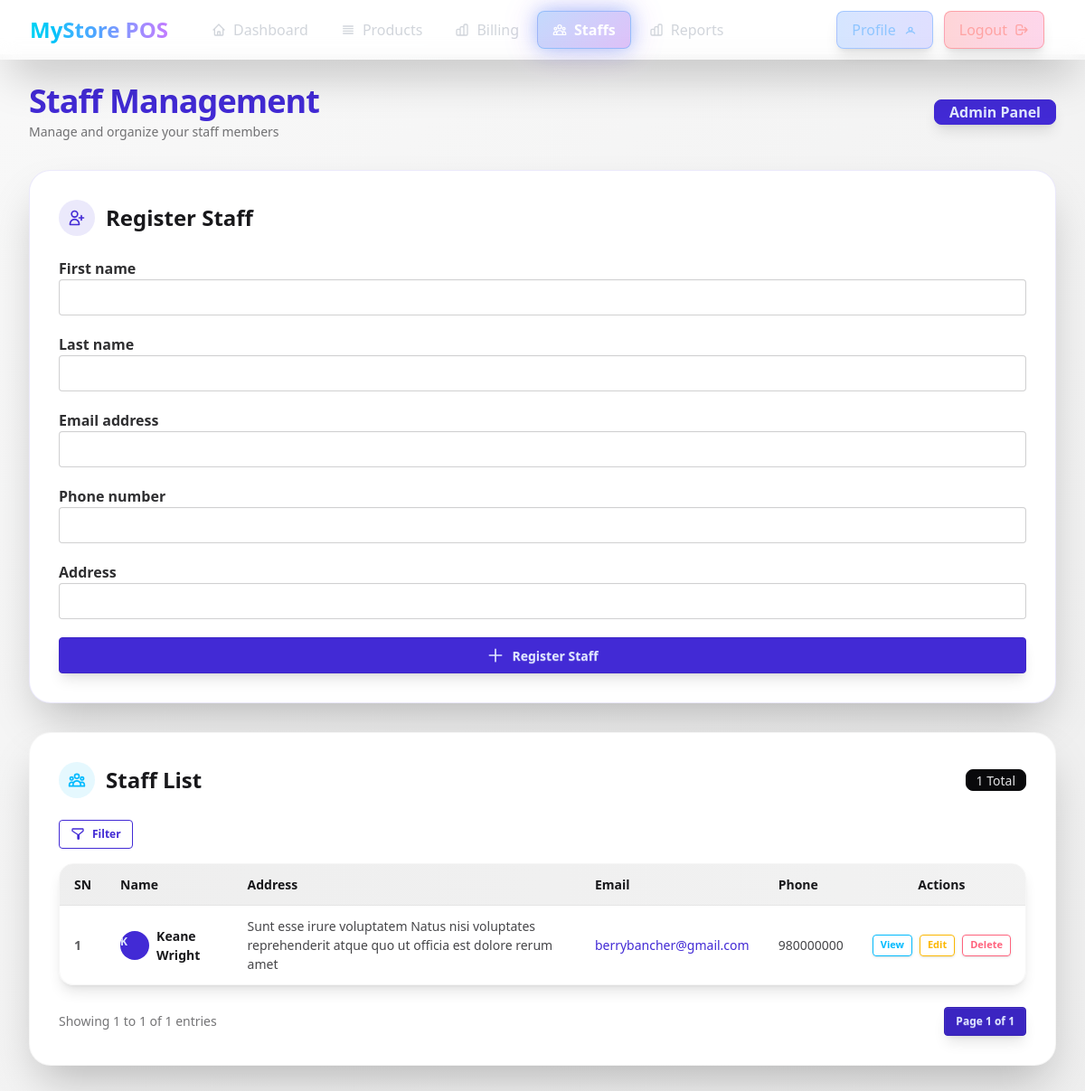
Page /shop/staffs/ (signed in) on the committed database.
### accounts/models.py (models this page shows, shortened)
class CustomUser(AbstractUser):
    class Roles(models.TextChoices):
        SHOP_ADMIN="shop_admin","Shop Admin"
        STAFF="staff","Staff"
    address = models.CharField(max_length=255, null=True, blank=True)
    phone_number = models.CharField(max_length=10, null=True, blank=True)
    profile_pic = models.ImageField(upload_to="profile_pics", null=True, blank=True)
    role=models.CharField(
        max_length=20,
        choices=Roles.choices,
        default=Roles.SHOP_ADMIN,
    )
    workplace = models.ForeignKey(
        'shop.Shop',
        on_delete=models.CASCADE,
        null=True,
        blank=True,
        related_name='staff_members'  # This is fine
    )

### shop/views.py (the view)
# urls.py: path("staffs/", views.staffs, name="staffs"),
def staffs(request):
    if (
        request.method == "POST"
        and request.user.role != CustomUser.Roles.SHOP_ADMIN
    ):
        messages.error(request, "You do not have permission to register staff.")
        return redirect("shop:staffs")
    if request.method == "POST":
        form = StaffRegistrationForm(request.POST, request.FILES, request=request)
        if form.is_valid():
            staff = form.save(commit=False)
            first = staff.first_name[:3].lower() if staff.first_name else "usr"
            last = staff.last_name[-3:].lower() if staff.last_name else str(random.randint(100, 999))
            base_username = f"{first}{last}"
            username = base_username
            counter = 1
            while CustomUser.objects.filter(username=username).exists():
                username = f"{base_username}{counter}"
                counter += 1
            alphabet = string.ascii_letters + string.digits
            password = ''.join(secrets.choice(alphabet) for i in range(8))
            staff.username = username
            staff.is_staff = True
            staff.set_password(password)
            if hasattr(request.user, 'shop'):
                staff.workplace = request.user.shop  # Changed from shop to workplace
            staff.save()
            try:
                shop_name = request.user.shop.name if hasattr(request.user, 'shop') else "Our Shop"
                send_mail(
                    f'Welcome to {shop_name} - Your POS System Credentials',
                    f'''
Dear {staff.first_name} {staff.last_name},

Your account has been created for the {shop_name} POS system.

Here are your login credentials:

🔐 Username: {username}
🔑 Password: {password}
🌐 Login URL: {request.build_absolute_uri('/accounts/login/')}

Important Security Notes:
- Keep your credentials secure
- Do not share your password with anyone

If you have any issues, please contact your administrator.

Best regards,
{shop_name} Management
                    ''',
                    settings.DEFAULT_FROM_EMAIL,
                    [staff.email],
                    fail_silently=False,
                )
                messages.success(
                    request,
                    f"✅ Staff registered successfully! Login credentials have been sent to {staff.email}"
                )
            except Exception:
                messages.success(
                    request,
                    f"✅ Staff registered successfully!<br>"
                    f"<strong>Username:</strong> {username}<br>"
                    f"<strong>Password:</strong> {password}<br>"
                    f"<em>Email sending failed. Please share these credentials securely with the staff member.</em>"
                )
            return redirect(request.path)
    else:
        form = StaffRegistrationForm(request=request)
    if request.user.role == CustomUser.Roles.SHOP_ADMIN:
        current_shop = request.user.shop
    else:
        current_shop = request.user.workplace
    all_staffs = CustomUser.objects.filter(
        role=CustomUser.Roles.STAFF,
        workplace=current_shop
    ).order_by("-id")
    filtered_staffs = StaffFilter(request.GET, queryset=all_staffs)
    paginator = Paginator(filtered_staffs.qs, 8)
    page_number = request.GET.get("page")
    page_obj = paginator.get_page(page_number)
    context = {
        "form": form,
        "staffs": page_obj,
        "page_obj": page_obj,
        "filter_form": filtered_staffs.form,
        "filtered_staffs": filtered_staffs,
        "can_manage_staff": request.user.role == CustomUser.Roles.SHOP_ADMIN,
    }
    return render(request, "shop/staffs.html", context)

### shop/forms.py (shortened to what this page needs)
class StaffRegistrationForm(forms.ModelForm):
    class Meta:
        model = CustomUser
        fields = [
            "first_name",
            "last_name",
            "email",
            "phone_number",
            "address",
        ]
    def __init__(self, *args, **kwargs):
        self.request = kwargs.pop("request", None)
        super().__init__(*args, **kwargs)

### common/templatetags/form_extras.py (called while the page is built)
@register.filter
def add_class(field, css_class):
    if not isinstance(field, BoundField):
        return field
    existing_classes = field.field.widget.attrs.get("class", "")
    if existing_classes:
        new_classes = f"{existing_classes} {css_class}"
    else:
        new_classes = css_class
    field_copy = field
    field_copy.field.widget.attrs["class"] = new_classes
    return field_copy

### shop/templates/shop/staffs.html (shortened to what this page needs)
{% extends 'base.html' %}
{% load form_extras %}
{% block content %}
<main class="min-h-screen flex flex-col p-4 md:p-8 w-full bg-gradient-to-br from-base-200 to-base-300 pt-16 mt-15">
    <div class="flex flex-col md:flex-row justify-between items-start md:items-center mb-8 gap-4">
        {% if request.user.role == "shop_admin" %}
        <div>
            <h1 class="text-4xl font-extrabold text-primary mb-1 tracking-tight">
                Staff Management
            </h1>
            <p class="text-base-content/60 text-sm">
                Manage and organize your staff members
            </p>
        </div>
        {% endif %}
        {% if request.user.role == "shop_admin" %}
        <div class="badge badge-primary badge-lg font-semibold px-4 py-3 shadow-lg flex items-center gap-2">
            Admin Panel
        </div>
        {% endif %}
    </div>
    <div class="flex flex-col xl:flex-row gap-8">
        {% if can_manage_staff %}
        <div class="w-full xl:w-1/3 flex-shrink-0">
            <div class="shadow-2xl rounded-3xl p-8 bg-base-100 border border-primary/10 hover:border-primary/30 transition-all duration-300">
                <div class="flex items-center gap-3 mb-6">
                    <div class="w-10 h-10 rounded-full bg-primary/10 flex items-center justify-center">
                        <svg xmlns="http://www.w3.org/2000/svg" class="h-5 w-5 text-primary" fill="none" viewBox="0 0 24 24" stroke="currentColor">
                            <path stroke-linecap="round" stroke-linejoin="round" stroke-width="2"
                                d="M18 9v3m0 0v3m0-3h3m-3 0h-3m-2-5a4 4 0 11-8 0 4 4 0 018 0zM3 20a6 6 0 0112 0v1H3v-1z" />
                        </svg>
                    </div>
                    <h2 class="text-2xl font-bold text-base-content">Register Staff</h2>
                </div>
                <form method="post" enctype="multipart/form-data" class="space-y-5">
                    {% for field in form %}
                    <fieldset class="form-control">
                        <label class="label">
                            <span class="label-text font-semibold text-base-content/90">{{ field.label }}</span>
                        </label>
                        {{ field|add_class:"input input-bordered w-full focus:input-primary focus:outline-offset-0 transition-all" }}
                    </fieldset>
                    {% endfor %}
                    <button type="submit" class="w-full btn btn-primary mt-4 shadow-lg hover:shadow-xl hover:scale-[1.02] transition-all duration-200 flex items-center justify-center gap-2">
                        <svg xmlns="http://www.w3.org/2000/svg" class="h-5 w-5" fill="none" viewBox="0 0 24 24" stroke="currentColor">
                            <path stroke-linecap="round" stroke-linejoin="round" stroke-width="2" d="M12 4v16m8-8H4" />
                        </svg>
                        Register Staff
                    </button>
                </form>
            </div>
        </div>
        {% endif %}
        <div class="flex-grow shadow-2xl rounded-3xl p-8 bg-base-100 border border-base-300/50 hover:border-base-300 transition-all duration-300">
            <div class="flex flex-col md:flex-row items-start md:items-center gap-3 mb-6">
                <div class="flex items-center gap-3">
                    <div class="w-10 h-10 rounded-full bg-info/10 flex items-center justify-center">
                    </div>
                    <h2 class="text-2xl font-bold text-base-content">Staff List</h2>
                </div>
                <div class="badge badge-neutral ml-auto">{{ page_obj.paginator.count }} Total</div>
            </div>
            <div class="mb-4">
                <button id="toggleFilter" class="btn btn-sm btn-outline btn-primary flex items-center gap-2">
                    <svg xmlns="http://www.w3.org/2000/svg" class="h-4 w-4" fill="none" viewBox="0 0 24 24" stroke="currentColor">
                        <path stroke-linecap="round" stroke-linejoin="round" stroke-width="2"
                            d="M3 4a1 1 0 011-1h16a1 1 0 011 1v2a1 1 0 01-.293.707L14 12.414V19a1 1 0 01-2 0v-6.586L3.293 6.707A1 1 0 013 6V4z" />
                    </svg>
                    Filter
                </button>
            </div>
            <div class="overflow-x-auto rounded-2xl border border-base-300/50 shadow-lg">
                <table class="table table-zebra w-full min-w-[600px]">
                    <thead class="bg-gradient-to-r from-base-300 to-base-300/80">
                        <tr>
                            <th class="text-base-content font-bold">SN</th>
                            <th class="text-base-content font-bold">Name</th>
                            <th class="text-base-content font-bold">Address</th>
                            <th class="text-base-content font-bold">Email</th>
                            <th class="text-base-content font-bold">Phone</th>
                            <th class="text-base-content font-bold text-center">Actions</th>
                        </tr>
                    </thead>
                    <tbody id="staff-list">
                        {% for staff in staffs %}
                        <tr class="hover:bg-base-200/70 transition-colors duration-150">
                            <th class="font-semibold text-base-content/70">{{ forloop.counter }}</th>
                            <td class="font-semibold text-base-content">
                                <div class="flex items-center gap-2">
                                    <div class="avatar placeholder">
                                        <div class="bg-primary text-primary-content rounded-full w-8">
                                            <span class="text-xs">{{ staff.get_full_name|slice:":1"|upper }}</span>
                                        </div>
                                    </div>
                                    {{ staff.get_full_name }}
                                </div>
                            </td>
                            <td class="text-base-content/80">{{ staff.address|default:"-" }}</td>
                            <td class="text-base-content/80">
                                <a href="mailto:{{ staff.email }}" class="link link-hover link-primary">{{ staff.email|default:"-" }}</a>
                            </td>
                            <td class="text-base-content/80">{{ staff.phone_number|default:"-" }}</td>
                            <td>
                                <div class="flex gap-2 justify-center">
                                    <a href="{% url 'shop:staff_detail' staff.id %}"
                                       class="btn btn-xs btn-info btn-outline hover:btn-info transition-all shadow-sm hover:shadow-md">
                                        View
                                    </a>
                                    {% if request.user.role == "shop_admin" %}
                                        <a href="{% url 'shop:staff_update' staff.id %}"
                                           class="btn btn-xs btn-warning btn-outline hover:btn-warning transition-all shadow-sm hover:shadow-md">
                                            Edit
                                        </a>
                                        <button onclick="document.getElementById('delete_modal_{{ staff.id }}').showModal()"
                                                class="btn btn-xs btn-error btn-outline hover:btn-error transition-all shadow-sm hover:shadow-md">
                                            Delete
                                        </button>
                                    {% endif %}
                                </div>
                            </td>
                        </tr>
                        {% endfor %}
                    </tbody>
                </table>
            </div>
            <div class="flex flex-col md:flex-row justify-between items-center mt-6 gap-2 md:gap-0">
                <div class="text-sm text-base-content/60">
                    Showing {{ page_obj.start_index }} to {{ page_obj.end_index }} of {{ page_obj.paginator.count }} entries
                </div>
                <div class="join shadow-lg">
                    <a class="join-item btn btn-sm btn-active btn-primary">Page {{ page_obj.number }} of {{ page_obj.paginator.num_pages }}</a>
                </div>
            </div>
        </div>
    </div>
</main>
{% endblock %}

### rows in the picture
CustomUser: get_full_name "K", get_full_name "Keane Wright", address "Sunt esse irure voluptatem Natus nisi voluptates reprehenderit atque quo ut officia est dolore rerum amet", email "berrybancher@gmail.com", phone_number "980000000"

### other values in the picture
{{ field.label }} "First name" "Last name" "Email address" "Phone number" "Address"
{{ page_obj.paginator.count }} "1"
{{ page_obj.start_index }} "1"
{{ page_obj.end_index }} "1"
{{ page_obj.number }} "1"
{{ page_obj.paginator.num_pages }} "1"
